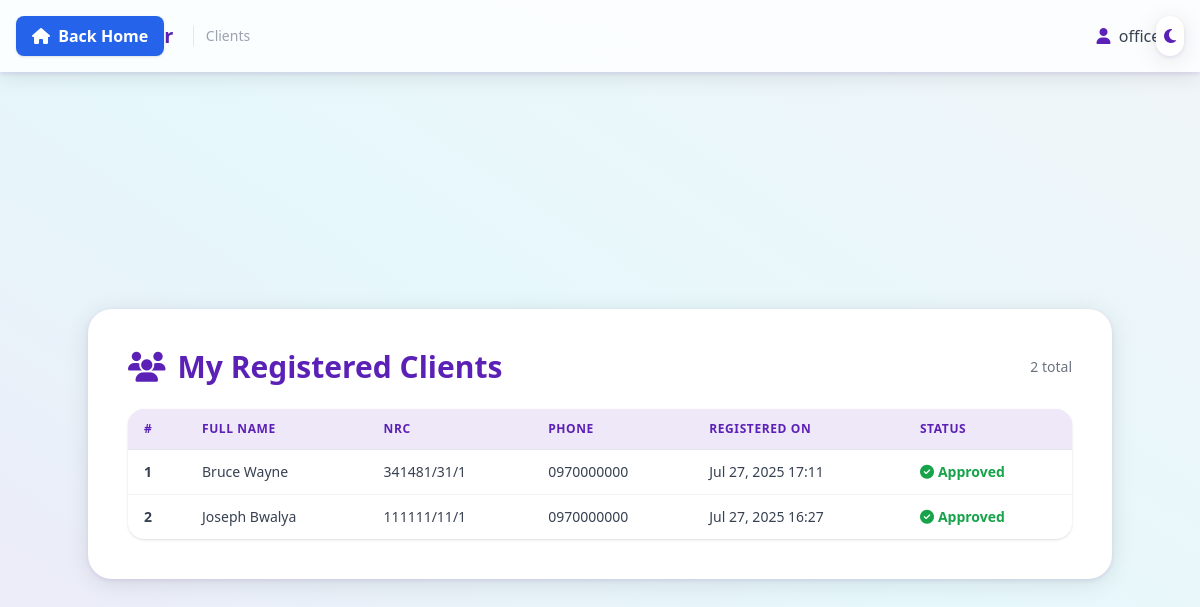
Screenshot of /clients/my-clients/ (signed in) with the database file from the repository.
### users/models.py (models this page shows, shortened)
class User(AbstractUser):
    ROLE_CHOICES = (
        ('CEO', 'CEO'),
        ('OFFICER', 'Loan Officer'),
    )
    role = models.CharField(max_length=10, choices=ROLE_CHOICES)

### clients/models.py (models this page shows, shortened)
class Client(models.Model):
    full_name = models.CharField(max_length=100)
    nrc = models.CharField(max_length=20)
    phone_number = models.CharField(max_length=20)
    passport_photo = models.ImageField(upload_to='photos/')
    signature = models.ImageField(upload_to='signatures/')
    business_name = models.CharField(max_length=255, blank=True, null=True)
    address = models.TextField(blank=True, null=True)
    MARITAL_STATUS_CHOICES = [
        ('single', 'Single'),
        ('married', 'Married'),
        ('divorced', 'Divorced'),
        ('widowed', 'Widowed'),
    ]
    marital_status = models.CharField(max_length=10, choices=MARITAL_STATUS_CHOICES, blank=True, null=True)
    relationship_with_witness = models.CharField(max_length=255, blank=True, null=True)
    surety_name = models.CharField(max_length=100)
    surety_value = models.DecimalField(max_digits=10, decimal_places=2, blank=True, null=True)
    surety_make = models.CharField(max_length=255, blank=True, null=True)
    witness_name = models.CharField(max_length=100)
    witness_nrc = models.CharField(max_length=20)
    witness_phone = models.CharField(max_length=20)
    created_by = models.ForeignKey(settings.AUTH_USER_MODEL, on_delete=models.CASCADE)
    created_at = models.DateTimeField(auto_now_add=True)
    approved = models.BooleanField(default=False)
    rejected = models.BooleanField(default=False)

### clients/views.py (the view)
# urls.py: path('my-clients/', views.view_my_clients, name='view_my_clients'),
@login_required
def view_my_clients(request):
    clients = Client.objects.filter(
        created_by=request.user
    ).order_by('-created_at')
    return render(request, 'clients/view_my_clients.html', {'clients': clients})

### clients/templates/clients/view_my_clients.html (shortened to what this page needs)
{% load static %}
<!DOCTYPE html>
<html lang="en" class="dark">
  <head>
    <script src="https://cdn.tailwindcss.com"></script>
    <link
      rel="stylesheet"
      href="https://cdnjs.cloudflare.com/ajax/libs/font-awesome/6.4.2/css/all.min.css"
    />
  </head>
  <body
    class="bg-gradient-to-tr from-primary/10 via-accent/10 to-slate-100 dark:from-surface-dark dark:via-primary-dark/10 dark:to-surface-dark min-h-screen flex flex-col transition-colors duration-300"
  >
    <button
      id="darkToggle"
      aria-label="Toggle dark mode"
      class="fixed top-4 right-4 z-20 text-primary dark:text-accent bg-white dark:bg-surface-dark shadow-neu rounded-full p-2 focus:outline-none transition-colors duration-200"
    >
      <i id="darkIcon" class="fa-solid fa-moon"></i>
    </button>
    <header
      class="w-full flex items-center justify-between px-6 py-5 bg-white/80 dark:bg-surface-dark/80 shadow-neu backdrop-blur z-10 mb-4"
    >
      <div class="flex items-center gap-2">
        <span class="text-2xl text-primary dark:text-accent"
          ></span>
        <span
          class="text-xl font-extrabold text-primary dark:text-accent tracking-tight"
          >Loan Officer</span
        >
        <span
          class="hidden sm:inline-block text-sm font-medium text-gray-400 dark:text-gray-500 pl-3 border-l border-gray-200 dark:border-gray-700 ml-3"
          >Clients</span
        >
      </div>
      <div class="flex items-center gap-2">
        <span class="font-medium text-gray-700 dark:text-gray-200">
          <i class="fa-solid fa-user text-primary dark:text-accent mr-1"></i>
          {{ request.user.username }}
        </span>
      </div>
    </header>
    <a
      href="{% url 'officer_dashboard' %}"
      class="fixed top-4 left-4 z-50 bg-blue-600 hover:bg-blue-700 text-white font-semibold px-4 py-2 rounded-lg shadow transition"
    >
      <i class="fa-solid fa-house mr-1"></i> Back Home
    </a>
    <main
      class="flex-1 flex flex-col items-center justify-center px-4 py-8 md:py-10"
    >
      <section
        class="w-full max-w-5xl bg-white dark:bg-surface-dark rounded-3xl shadow-neu p-6 md:p-10 transition-colors duration-300"
      >
        <div
          class="flex flex-col sm:flex-row items-start sm:items-center justify-between mb-6 gap-2"
        >
          <h1
            class="text-2xl md:text-3xl font-extrabold text-primary dark:text-accent flex items-center gap-3"
          >
            <i class="fa-solid fa-users"></i> My Registered Clients
          </h1>
          <span class="text-sm text-gray-500 dark:text-gray-400 mt-2 sm:mt-0"
            >{{ clients.count }} total</span
          >
        </div>
        {% if clients %}
        <div class="overflow-x-auto rounded-2xl shadow">
          <table
            class="min-w-full divide-y divide-gray-200 dark:divide-gray-700 text-sm text-left rounded-2xl"
          >
            <thead
              class="bg-primary/10 dark:bg-surface-dark/70 text-primary dark:text-accent uppercase text-xs tracking-wider"
            >
              <tr>
                <th class="px-4 py-3">#</th>
                <th class="px-4 py-3">Full Name</th>
                <th class="px-4 py-3">NRC</th>
                <th class="px-4 py-3">Phone</th>
                <th class="px-4 py-3">Registered On</th>
                <th class="px-4 py-3">Status</th>
              </tr>
            </thead>
            <tbody
              class="divide-y divide-gray-100 dark:divide-gray-800 text-gray-700 dark:text-gray-200"
            >
              {% for client in clients %}
              <tr
                class="hover:bg-primary/5 dark:hover:bg-accent/10 transition rounded-lg"
              >
                <td class="px-4 py-3 font-bold">{{ forloop.counter }}</td>
                <td class="px-4 py-3">{{ client.full_name }}</td>
                <td class="px-4 py-3">{{ client.nrc }}</td>
                <td class="px-4 py-3">{{ client.phone_number }}</td>
                <td class="px-4 py-3">
                  {{ client.created_at|date:"M d, Y H:i" }}
                </td>
                <td class="px-4 py-3">
                  {% if client.approved %}
                    <span class="inline-flex items-center gap-1 text-green-600 dark:text-green-400 font-semibold">
                      <i class="fa-solid fa-circle-check"></i> Approved
                    </span>
                  {% elif client.rejected %}
                    <span class="inline-flex items-center gap-1 text-red-600 dark:text-red-400 font-semibold">
                      <i class="fa-solid fa-circle-xmark"></i> Rejected
                    </span>
                  {% else %}
                    <span class="inline-flex items-center gap-1 text-yellow-600 dark:text-yellow-400 font-semibold">
                      <i class="fa-solid fa-clock"></i> Pending
                    </span>
                  {% endif %}
                </td>
              </tr>
              {% endfor %}
            </tbody>
          </table>
        </div>
        {% else %}
        <div class="text-center text-gray-500 dark:text-gray-400 py-10">
          <i class="fa-solid fa-user-slash text-3xl mb-4"></i>
          <p class="text-lg font-semibold">No clients found.</p>
          <p class="text-sm">You haven't registered any clients yet.</p>
        </div>
        {% endif %}
      </section>
    </main>
  </body>
</html>

### rows the page displays
User: user.username "officer1"
Client: full_name "Bruce Wayne", nrc "341481/31/1", phone_number "0970000000", created_at "Jul 27, 2025 17:11", approved True (drawn)
Client: full_name "Joseph Bwalya", nrc "111111/11/1", phone_number "0970000000", created_at "Jul 27, 2025 16:27", approved True (drawn)

### other values shown
{{ clients.count }} "2"
